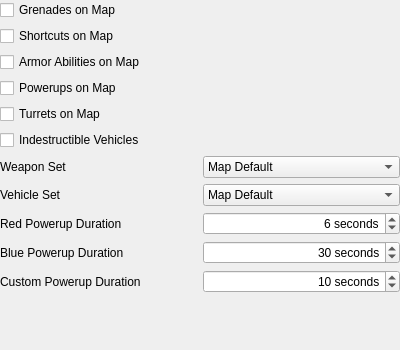
<?xml version="1.0" encoding="UTF-8"?>
<ui version="4.0">
 <class>PageMPSettingsMapAndGame</class>
 <widget class="QWidget" name="PageMPSettingsMapAndGame">
  <property name="geometry">
   <rect>
    <x>0</x>
    <y>0</y>
    <width>400</width>
    <height>350</height>
   </rect>
  </property>
  <property name="sizePolicy">
   <sizepolicy hsizetype="Expanding" vsizetype="Expanding">
    <horstretch>0</horstretch>
    <verstretch>0</verstretch>
   </sizepolicy>
  </property>
  <property name="windowTitle">
   <string>Form</string>
  </property>
  <layout class="QGridLayout" name="gridLayout">
   <property name="leftMargin">
    <number>0</number>
   </property>
   <property name="topMargin">
    <number>0</number>
   </property>
   <property name="rightMargin">
    <number>0</number>
   </property>
   <property name="bottomMargin">
    <number>0</number>
   </property>
   <item row="5" column="0" colspan="2">
    <widget class="QCheckBox" name="fieldIndestructibleVehicles">
     <property name="text">
      <string>Indestructible Vehicles</string>
     </property>
    </widget>
   </item>
   <item row="9" column="0">
    <widget class="QLabel" name="labelPowerupDurationBlue">
     <property name="text">
      <string>Blue Powerup Duration</string>
     </property>
     <property name="buddy">
      <cstring>fieldPowerupDurationBlue</cstring>
     </property>
    </widget>
   </item>
   <item row="7" column="0">
    <widget class="QLabel" name="labelVehicleSet">
     <property name="text">
      <string>Vehicle Set</string>
     </property>
     <property name="buddy">
      <cstring>fieldVehicleSet</cstring>
     </property>
    </widget>
   </item>
   <item row="8" column="0">
    <widget class="QLabel" name="labelPowerupDurationRed">
     <property name="text">
      <string>Red Powerup Duration</string>
     </property>
     <property name="buddy">
      <cstring>fieldPowerupDurationRed</cstring>
     </property>
    </widget>
   </item>
   <item row="6" column="0">
    <widget class="QLabel" name="labelWeaponSet">
     <property name="text">
      <string>Weapon Set</string>
     </property>
     <property name="buddy">
      <cstring>fieldWeaponSet</cstring>
     </property>
    </widget>
   </item>
   <item row="6" column="1">
    <widget class="QComboBox" name="fieldWeaponSet">
     <item>
      <property name="text">
       <string comment="Weapon Set Value">Map Default</string>
      </property>
     </item>
     <item>
      <property name="text">
       <string comment="Weapon Set Value">Human</string>
      </property>
     </item>
     <item>
      <property name="text">
       <string comment="Weapon Set Value">Covenant</string>
      </property>
     </item>
     <item>
      <property name="text">
       <string comment="Weapon Set Value">No Snipers</string>
      </property>
     </item>
     <item>
      <property name="text">
       <string comment="Weapon Set Value">Rocket Launchers</string>
      </property>
     </item>
     <item>
      <property name="text">
       <string comment="Weapon Set Value">No Power Weapons</string>
      </property>
     </item>
     <item>
      <property name="text">
       <string comment="Weapon Set Value">Juggernaut</string>
      </property>
     </item>
     <item>
      <property name="text">
       <string comment="Weapon Set Value">Slayer Pro</string>
      </property>
     </item>
     <item>
      <property name="text">
       <string comment="Weapon Set Value">Rifles Only</string>
      </property>
     </item>
     <item>
      <property name="text">
       <string comment="Weapon Set Value">Mid-Range Only</string>
      </property>
     </item>
     <item>
      <property name="text">
       <string comment="Weapon Set Value">Long-Range Only</string>
      </property>
     </item>
     <item>
      <property name="text">
       <string comment="Weapon Set Value">Sniper Rifles</string>
      </property>
     </item>
     <item>
      <property name="text">
       <string comment="Weapon Set Value">Melee</string>
      </property>
     </item>
     <item>
      <property name="text">
       <string comment="Weapon Set Value">Energy Swords</string>
      </property>
     </item>
     <item>
      <property name="text">
       <string comment="Weapon Set Value">Gravity Hammers</string>
      </property>
     </item>
     <item>
      <property name="text">
       <string comment="Weapon Set Value">Mass Destruction</string>
      </property>
     </item>
     <item>
      <property name="text">
       <string comment="Weapon Set Value">No Weapons</string>
      </property>
     </item>
     <item>
      <property name="text">
       <string>Random</string>
      </property>
     </item>
    </widget>
   </item>
   <item row="4" column="0" colspan="2">
    <widget class="QCheckBox" name="fieldTurrets">
     <property name="text">
      <string>Turrets on Map</string>
     </property>
    </widget>
   </item>
   <item row="3" column="0" colspan="2">
    <widget class="QCheckBox" name="fieldPowerups">
     <property name="text">
      <string>Powerups on Map</string>
     </property>
    </widget>
   </item>
   <item row="0" column="0" colspan="2">
    <widget class="QCheckBox" name="fieldGrenades">
     <property name="text">
      <string>Grenades on Map</string>
     </property>
    </widget>
   </item>
   <item row="2" column="0" colspan="2">
    <widget class="QCheckBox" name="fieldAbilities">
     <property name="text">
      <string>Armor Abilities on Map</string>
     </property>
    </widget>
   </item>
   <item row="1" column="0" colspan="2">
    <widget class="QCheckBox" name="fieldShortcuts">
     <property name="text">
      <string>Shortcuts on Map</string>
     </property>
    </widget>
   </item>
   <item row="10" column="0">
    <widget class="QLabel" name="labelPowerupDurationYellow">
     <property name="text">
      <string>Custom Powerup Duration</string>
     </property>
     <property name="buddy">
      <cstring>fieldPowerupDurationYellow</cstring>
     </property>
    </widget>
   </item>
   <item row="11" column="0" colspan="2">
    <spacer name="verticalSpacer">
     <property name="orientation">
      <enum>Qt::Vertical</enum>
     </property>
     <property name="sizeHint" stdset="0">
      <size>
       <width>20</width>
       <height>0</height>
      </size>
     </property>
    </spacer>
   </item>
   <item row="7" column="1">
    <widget class="QComboBox" name="fieldVehicleSet">
     <item>
      <property name="text">
       <string>Map Default</string>
      </property>
     </item>
     <item>
      <property name="text">
       <string>Mongooses</string>
      </property>
     </item>
     <item>
      <property name="text">
       <string>Warthogs</string>
      </property>
     </item>
     <item>
      <property name="text">
       <string>No Aircraft</string>
      </property>
     </item>
     <item>
      <property name="text">
       <string>Only Aircraft</string>
      </property>
     </item>
     <item>
      <property name="text">
       <string>No Tanks</string>
      </property>
     </item>
     <item>
      <property name="text">
       <string>Only Tanks</string>
      </property>
     </item>
     <item>
      <property name="text">
       <string>No Light Ground</string>
      </property>
     </item>
     <item>
      <property name="text">
       <string>Only Light Ground</string>
      </property>
     </item>
     <item>
      <property name="text">
       <string>No Covenant</string>
      </property>
     </item>
     <item>
      <property name="text">
       <string>All Covenant</string>
      </property>
     </item>
     <item>
      <property name="text">
       <string>No Human</string>
      </property>
     </item>
     <item>
      <property name="text">
       <string>All Human</string>
      </property>
     </item>
     <item>
      <property name="text">
       <string>No Vehicles</string>
      </property>
     </item>
     <item>
      <property name="text">
       <string>All Vehicles</string>
      </property>
     </item>
    </widget>
   </item>
   <item row="8" column="1">
    <widget class="QSpinBox" name="fieldPowerupDurationRed">
     <property name="alignment">
      <set>Qt::AlignRight|Qt::AlignTrailing|Qt::AlignVCenter</set>
     </property>
     <property name="suffix">
      <string> seconds</string>
     </property>
     <property name="maximum">
      <number>120</number>
     </property>
     <property name="value">
      <number>6</number>
     </property>
    </widget>
   </item>
   <item row="9" column="1">
    <widget class="QSpinBox" name="fieldPowerupDurationBlue">
     <property name="alignment">
      <set>Qt::AlignRight|Qt::AlignTrailing|Qt::AlignVCenter</set>
     </property>
     <property name="suffix">
      <string> seconds</string>
     </property>
     <property name="maximum">
      <number>120</number>
     </property>
     <property name="value">
      <number>30</number>
     </property>
    </widget>
   </item>
   <item row="10" column="1">
    <widget class="QSpinBox" name="fieldPowerupDurationYellow">
     <property name="alignment">
      <set>Qt::AlignRight|Qt::AlignTrailing|Qt::AlignVCenter</set>
     </property>
     <property name="suffix">
      <string> seconds</string>
     </property>
     <property name="maximum">
      <number>120</number>
     </property>
     <property name="value">
      <number>10</number>
     </property>
    </widget>
   </item>
  </layout>
 </widget>
 <tabstops>
  <tabstop>fieldGrenades</tabstop>
  <tabstop>fieldShortcuts</tabstop>
  <tabstop>fieldAbilities</tabstop>
  <tabstop>fieldPowerups</tabstop>
  <tabstop>fieldTurrets</tabstop>
  <tabstop>fieldIndestructibleVehicles</tabstop>
  <tabstop>fieldWeaponSet</tabstop>
  <tabstop>fieldVehicleSet</tabstop>
  <tabstop>fieldPowerupDurationRed</tabstop>
  <tabstop>fieldPowerupDurationBlue</tabstop>
  <tabstop>fieldPowerupDurationYellow</tabstop>
 </tabstops>
 <resources/>
 <connections/>
</ui>
